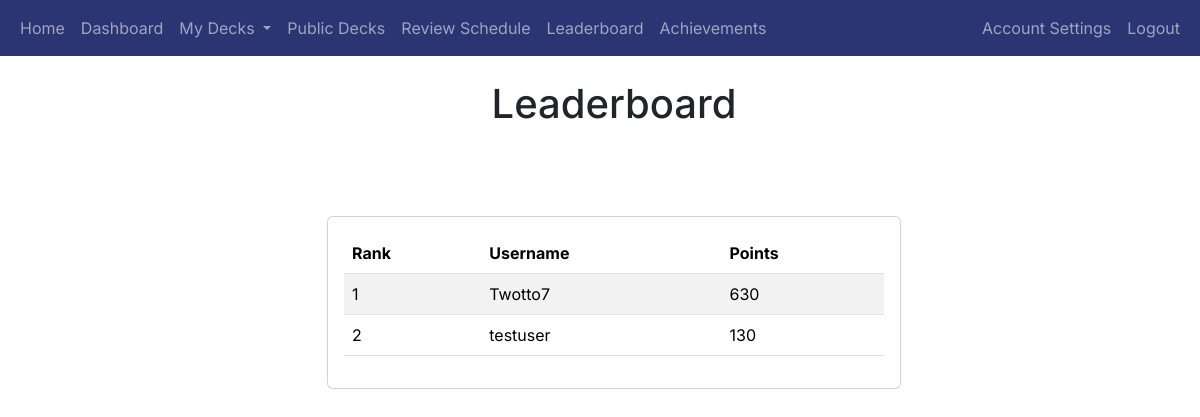
The page /leaderboard (signed in) on the database its author committed.
### app/auth/models.py (models this page shows, shortened)
class User(db.Model, UserMixin):
    user_id = db.Column(db.Integer, primary_key=True)
    username = db.Column(db.String(80), unique=True, nullable=False)
    email = db.Column(db.String(120), unique=True, nullable=False)
    password_hash = db.Column(db.String(256), nullable=False)
    points = db.Column(db.Integer, default=0)  # Add points column
    achievements = db.relationship('UserAchievement', back_populates='user', cascade='all, delete-orphan')
    login_events = db.relationship('LoginEvent', backref='user', cascade='all, delete-orphan', lazy=True)
    decks = db.relationship('Deck', backref='user', cascade='all, delete-orphan', lazy=True)

### app/gamification/routes.py (the view)
@gamification_blueprint.route('/leaderboard')
def leaderboard():
    if session.get('opted_out_of_leaderboard'):
        users = User.query.filter(User.user_id != current_user.user_id).order_by(User.points.desc()).all()
    else:
        users = User.query.order_by(User.points.desc()).all()
    return render_template('leaderboard.html', users=users)

### app/__init__.py (called while the page is built)
@login_manager.user_loader
def load_user(user_id):
    return User.query.get(int(user_id))

### app/gamification/templates/leaderboard.html (shortened to what this page needs)
{% extends "base.html" %}
{% block heading %}Leaderboard{% endblock %}
{% block content %}
<div class="container mt-5 d-flex justify-content-center">
    <div class="card" style="width: 50%;">
        <div class="card-body">
            <table class="table table-striped table-hover">
                <thead class="thead-dark">
                    <tr>
                        <th scope="col">Rank</th>
                        <th scope="col">Username</th>
                        <th scope="col">Points</th>
                    </tr>
                </thead>
                <tbody>
                    {% for user in users %}
                        {% if not session.get('opted_out_of_leaderboard') or user.user_id != current_user.user_id %}
                        <tr>
                            <td>{{ loop.index }}</td>
                            <td>{{ user.username }}</td>
                            <td>{{ user.points }}</td>
                        </tr>
                        {% endif %}
                    {% endfor %}
                </tbody>
            </table>
        </div>
    </div>
</div>
{% endblock %}

### app/templates/base.html (style rules this page uses)
body { font-family: 'Inter', sans-serif; }

### rows shown on the page
User: username "Twotto7", points "630"
User: username "testuser", points "130"
